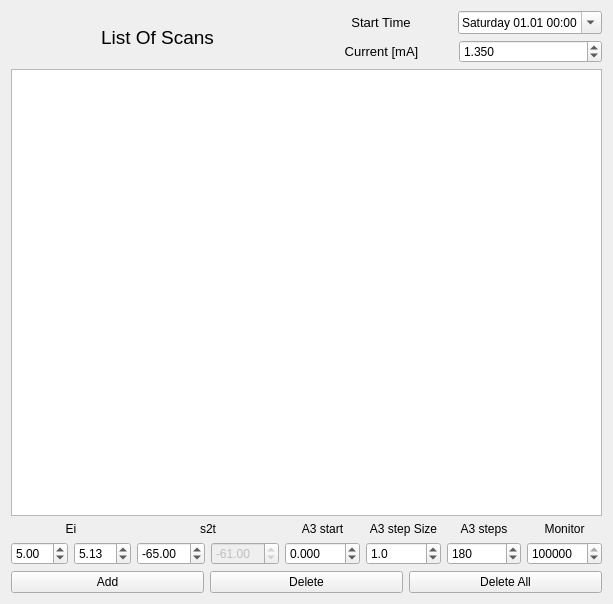
<?xml version="1.0" encoding="UTF-8"?>
<ui version="4.0">
 <class>widget</class>
 <widget class="QWidget" name="widget">
  <property name="geometry">
   <rect>
    <x>0</x>
    <y>0</y>
    <width>613</width>
    <height>604</height>
   </rect>
  </property>
  <property name="windowTitle">
   <string>Bragg List</string>
  </property>
  <layout class="QVBoxLayout" name="verticalLayout_4">
   <item>
    <layout class="QHBoxLayout" name="horizontalLayout_4">
     <item>
      <widget class="QLabel" name="label_4">
       <property name="font">
        <font>
         <pointsize>14</pointsize>
        </font>
       </property>
       <property name="text">
        <string>List Of Scans</string>
       </property>
       <property name="alignment">
        <set>Qt::AlignCenter</set>
       </property>
      </widget>
     </item>
     <item>
      <layout class="QVBoxLayout" name="verticalLayout">
       <item>
        <layout class="QHBoxLayout" name="horizontalLayout_8">
         <item>
          <widget class="QLabel" name="label_11">
           <property name="font">
            <font>
             <pointsize>10</pointsize>
             <weight>50</weight>
             <bold>false</bold>
            </font>
           </property>
           <property name="text">
            <string>Start Time</string>
           </property>
           <property name="alignment">
            <set>Qt::AlignCenter</set>
           </property>
          </widget>
         </item>
         <item>
          <widget class="QDateTimeEdit" name="ScanList_startDate_dateTimeEdit">
           <property name="displayFormat">
            <string>dddd dd.MM HH:mm</string>
           </property>
           <property name="calendarPopup">
            <bool>true</bool>
           </property>
          </widget>
         </item>
        </layout>
       </item>
       <item>
        <layout class="QHBoxLayout" name="horizontalLayout_7">
         <item>
          <widget class="QLabel" name="label_10">
           <property name="font">
            <font>
             <pointsize>10</pointsize>
             <weight>50</weight>
             <bold>false</bold>
            </font>
           </property>
           <property name="text">
            <string>Current [mA]</string>
           </property>
           <property name="alignment">
            <set>Qt::AlignCenter</set>
           </property>
          </widget>
         </item>
         <item>
          <widget class="QDoubleSpinBox" name="ScanList_current_doubleSpinBox">
           <property name="decimals">
            <number>3</number>
           </property>
           <property name="maximum">
            <double>5.000000000000000</double>
           </property>
           <property name="singleStep">
            <double>0.100000000000000</double>
           </property>
           <property name="value">
            <double>1.350000000000000</double>
           </property>
          </widget>
         </item>
        </layout>
       </item>
      </layout>
     </item>
    </layout>
   </item>
   <item>
    <widget class="QListView" name="ScanList_listView">
     <property name="editTriggers">
      <set>QAbstractItemView::NoEditTriggers</set>
     </property>
     <property name="dragEnabled">
      <bool>true</bool>
     </property>
     <property name="dragDropMode">
      <enum>QAbstractItemView::InternalMove</enum>
     </property>
     <property name="defaultDropAction">
      <enum>Qt::IgnoreAction</enum>
     </property>
     <property name="alternatingRowColors">
      <bool>true</bool>
     </property>
     <property name="selectionMode">
      <enum>QAbstractItemView::ExtendedSelection</enum>
     </property>
     <property name="movement">
      <enum>QListView::Free</enum>
     </property>
    </widget>
   </item>
   <item>
    <layout class="QVBoxLayout" name="verticalLayout_3">
     <item>
      <layout class="QGridLayout" name="gridLayout">
       <item row="1" column="0">
        <layout class="QHBoxLayout" name="horizontalLayout">
         <item>
          <widget class="QDoubleSpinBox" name="ScanList_Ei1_spinBox">
           <property name="minimum">
            <double>2.800000000000000</double>
           </property>
           <property name="maximum">
            <double>15.000000000000000</double>
           </property>
           <property name="value">
            <double>5.000000000000000</double>
           </property>
          </widget>
         </item>
         <item>
          <widget class="QDoubleSpinBox" name="ScanList_Ei2_spinBox">
           <property name="minimum">
            <double>2.800000000000000</double>
           </property>
           <property name="maximum">
            <double>15.000000000000000</double>
           </property>
           <property name="value">
            <double>5.130000000000000</double>
           </property>
          </widget>
         </item>
        </layout>
       </item>
       <item row="1" column="3">
        <widget class="QDoubleSpinBox" name="ScanList_a3start_spinBox">
         <property name="decimals">
          <number>3</number>
         </property>
         <property name="minimum">
          <double>-99.998999999999995</double>
         </property>
         <property name="maximum">
          <double>99.998999999999995</double>
         </property>
        </widget>
       </item>
       <item row="0" column="2">
        <widget class="QLabel" name="label_2">
         <property name="text">
          <string>s2t</string>
         </property>
         <property name="alignment">
          <set>Qt::AlignCenter</set>
         </property>
        </widget>
       </item>
       <item row="0" column="3">
        <widget class="QLabel" name="label_3">
         <property name="text">
          <string>A3 start</string>
         </property>
         <property name="alignment">
          <set>Qt::AlignCenter</set>
         </property>
        </widget>
       </item>
       <item row="0" column="5">
        <widget class="QLabel" name="label_6">
         <property name="text">
          <string>A3 steps</string>
         </property>
         <property name="alignment">
          <set>Qt::AlignCenter</set>
         </property>
        </widget>
       </item>
       <item row="0" column="0">
        <widget class="QLabel" name="label">
         <property name="text">
          <string>Ei</string>
         </property>
         <property name="alignment">
          <set>Qt::AlignCenter</set>
         </property>
        </widget>
       </item>
       <item row="1" column="2">
        <layout class="QHBoxLayout" name="horizontalLayout_3">
         <item>
          <widget class="QDoubleSpinBox" name="ScanList_s2t1_spinBox">
           <property name="minimum">
            <double>-180.000000000000000</double>
           </property>
           <property name="maximum">
            <double>180.000000000000000</double>
           </property>
           <property name="value">
            <double>-65.000000000000000</double>
           </property>
          </widget>
         </item>
         <item>
          <widget class="QDoubleSpinBox" name="ScanList_s2t2_spinBox">
           <property name="enabled">
            <bool>false</bool>
           </property>
           <property name="minimum">
            <double>-180.000000000000000</double>
           </property>
           <property name="maximum">
            <double>180.000000000000000</double>
           </property>
           <property name="value">
            <double>-61.000000000000000</double>
           </property>
          </widget>
         </item>
        </layout>
       </item>
       <item row="1" column="5">
        <widget class="QSpinBox" name="ScanList_a3steps_spinBox">
         <property name="minimum">
          <number>1</number>
         </property>
         <property name="maximum">
          <number>10000</number>
         </property>
         <property name="value">
          <number>180</number>
         </property>
        </widget>
       </item>
       <item row="0" column="4">
        <widget class="QLabel" name="label_5">
         <property name="text">
          <string>A3 step Size</string>
         </property>
         <property name="alignment">
          <set>Qt::AlignCenter</set>
         </property>
        </widget>
       </item>
       <item row="1" column="4">
        <widget class="QDoubleSpinBox" name="ScanList_a3stepsize_spinBox">
         <property name="decimals">
          <number>1</number>
         </property>
         <property name="minimum">
          <double>0.100000000000000</double>
         </property>
         <property name="maximum">
          <double>10.000000000000000</double>
         </property>
         <property name="singleStep">
          <double>0.500000000000000</double>
         </property>
         <property name="value">
          <double>1.000000000000000</double>
         </property>
        </widget>
       </item>
       <item row="0" column="6">
        <widget class="QLabel" name="label_7">
         <property name="text">
          <string>Monitor</string>
         </property>
         <property name="alignment">
          <set>Qt::AlignCenter</set>
         </property>
        </widget>
       </item>
       <item row="1" column="6">
        <widget class="QSpinBox" name="ScanList_monitor_spinBox">
         <property name="minimum">
          <number>1000</number>
         </property>
         <property name="maximum">
          <number>1000000000</number>
         </property>
         <property name="singleStep">
          <number>1000</number>
         </property>
         <property name="value">
          <number>100000</number>
         </property>
         <property name="displayIntegerBase">
          <number>10</number>
         </property>
        </widget>
       </item>
      </layout>
     </item>
    </layout>
   </item>
   <item>
    <layout class="QHBoxLayout" name="horizontalLayout_2">
     <item>
      <widget class="QPushButton" name="ScanList_add_button">
       <property name="text">
        <string>Add</string>
       </property>
      </widget>
     </item>
     <item>
      <widget class="QPushButton" name="ScanList_delete_button">
       <property name="text">
        <string>Delete</string>
       </property>
      </widget>
     </item>
     <item>
      <widget class="QPushButton" name="ScanList_deleteAll_button">
       <property name="text">
        <string>Delete All</string>
       </property>
      </widget>
     </item>
    </layout>
   </item>
  </layout>
 </widget>
 <tabstops>
  <tabstop>ScanList_listView</tabstop>
  <tabstop>ScanList_a3start_spinBox</tabstop>
  <tabstop>ScanList_add_button</tabstop>
  <tabstop>ScanList_delete_button</tabstop>
  <tabstop>ScanList_deleteAll_button</tabstop>
 </tabstops>
 <resources/>
 <connections/>
</ui>
